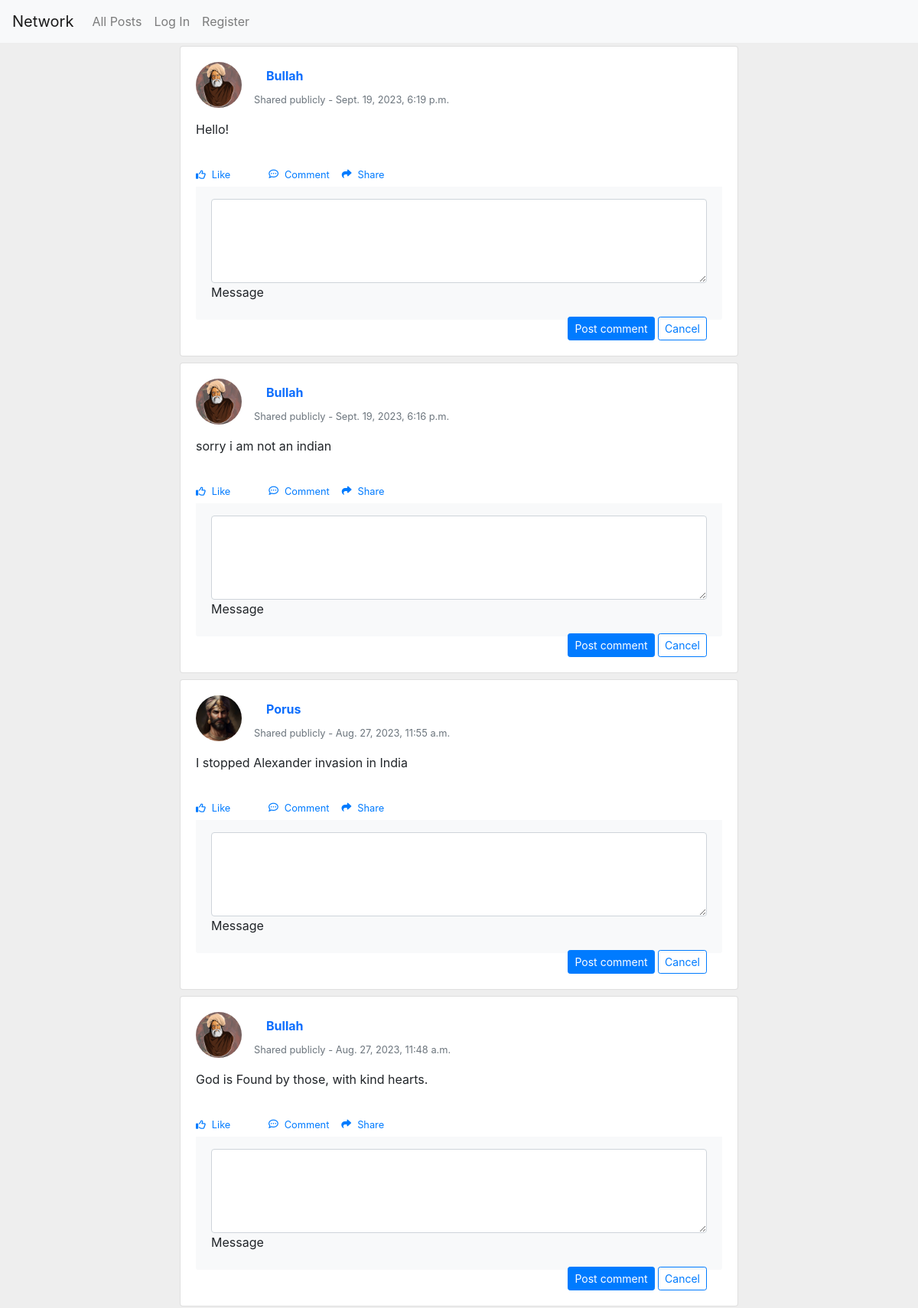
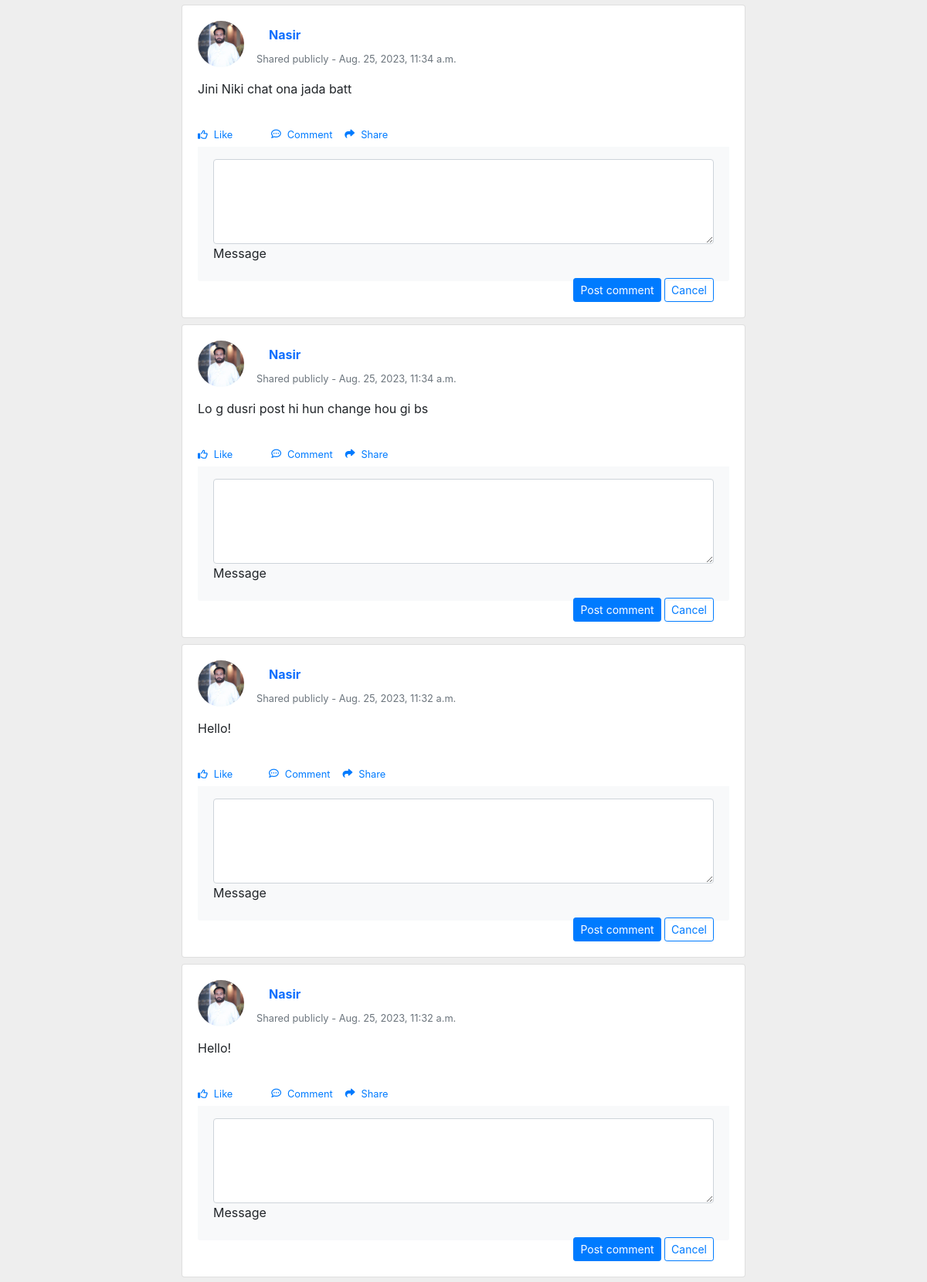
The page / (upper part) on the database its author committed (2 pictures, top to bottom).
### network/models.py (models this page shows, shortened)
class Post(models.Model):
    user = models.ForeignKey(User, on_delete=models.CASCADE, related_name="Creater")
    text = models.TextField()
    created_at = models.DateTimeField(auto_now_add=True)

class User(AbstractUser):
    picture = models.ImageField(upload_to='network/files/profile_pictures/', blank=True, null=True)

### network/views.py (the view)
# urls.py: path("", views.index, name="index"),
def index(request):
    if request.method == "POST":
        user_id = request.POST["user_id"]
        post_text = request.POST["post_text"]
        user = User.objects.get(pk = user_id)
        new_post = Post(
                user = user,
                text = post_text
            )
        new_post.save()
        posts = Post.objects.annotate(num_likes=models.Count('post_liked')).order_by('-created_at').all()
        paginator = Paginator(posts, 10)  # Show 10 contacts per page.
        page_number = request.GET.get("page")
        page_obj = paginator.get_page(page_number)
        like_list = []
        likes = Like.objects.all()
        try:
            for like in likes:
                if like.Liker.id == request.user.id:
                    like_list.append(like.Post_Liked.id)
        except:
            like_list = []
        return render(request, "network/index.html", {'posts' : posts, "page_obj": page_obj, "like_list": like_list})
    else:
        posts = Post.objects.annotate(num_likes=models.Count('post_liked')).order_by('-created_at').all()
        paginator = Paginator(posts, 10)  # Show 2 contacts per page.
        page_number = request.GET.get("page")
        page_obj = paginator.get_page(page_number)
        like_list = []
        likes = Like.objects.all()
        try:
            for like in likes:
                if like.Liker.id == request.user.id:
                    like_list.append(like.Post_Liked.id)
        except:
            like_list = []
        return render(request, "network/index.html", {'posts' : posts, "page_obj": page_obj, "like_list": like_list})

### network/templates/network/index.html (shortened to what this page needs)
{% extends "network/layout.html" %}
{% block body %}
      {% for post in page_obj %}
      <section id = "post_id" style="background-color: #eee;" data-post-id = "{{post.id}}">
        <div class="container py-1">
          <div class="row d-flex justify-content-center">
            <div class="col-md-12 col-lg-10 col-xl-8">
              <div class="card">
                <div class="card-body">
                  <div class="d-flex flex-start align-items-center">
                    <img class="rounded-circle shadow-1-strong me-3"
                      src="{{post.user.picture}}" alt="avatar" width="60"
                      height="60" />
                    <div>
                      <h6 class="fw-bold text-primary mb-1">
                        <a class="nav-link" href="{% url 'profile' post.user.id%}">
                        {{post.user}}
                      </a>
                      </h6>
                      <p class="text-muted small mb-0">
                        Shared publicly - {{post.created_at}}
                      </p>
                    </div>
                  </div>
                  <div id = "pst{{post.id}}">
                    <p class="mt-3 mb-4 pb-2" id = "psttxt{{post.id}}" >
                      {{post.text}}
                    </p>
                  </div>
                  <div id = "opr{{post.id}}">
                  <div class="small d-flex justify-content-start" >
                    {% if post.id in like_list %}
                    <a href="#!" class="d-flex align-items-center me-3" id = "like-button" like-post-id = "{{post.id}}" like-post-user = {{request.user.id}} like-num = "{{ post.num_likes }}">
                      <div id = "icon{{post.id}}"><i class="fas fa-thumbs-up"></i></div>
                      <p class="mb-0">Like</p>
                      <div id = like{{post.id}}>
                      <span id="like-counter" class="like-counter ">{{ post.num_likes }}</span>
                    </div>
                    </a>
                    {% else %}
                    <a href="#!" class="d-flex align-items-center me-3" id = "like-button" like-post-id = "{{post.id}}" like-post-user = {{request.user.id}} like-num = "{{ post.num_likes }}">
                      <div id = "icon{{post.id}}"><i class="far fa-thumbs-up me-2"></i></div>
                      <p class="mb-0">Like</p>
                      <div id = like{{post.id}}>
                    </div>
                    </a>
                    {% endif %}
                    <a href="#!" class="d-flex align-items-center me-3">
                      <i class="far fa-comment-dots me-2"></i>
                      <p class="mb-0">Comment</p>
                    </a>
                    <a href="#!" class="d-flex align-items-center me-3">
                      <i class="fas fa-share me-2"></i>
                      <p class="mb-0">Share</p>
                    </a>
                  </div>
                </div>
                <div class="card-footer py-3 border-0" style="background-color: #f8f9fa;">
                  <div class="d-flex flex-start w-100">
                    <div class="form-outline w-100">
                      <textarea class="form-control" id="textAreaExample" rows="4"
                        style="background: #fff;"></textarea>
                      <label class="form-label" for="textAreaExample">Message</label>
                    </div>
                  </div>
                  <div class="float-end mt-2 pt-1">
                    <button type="button" class="btn btn-primary btn-sm">
                      Post comment
                    </button>
                    <button type="button" class="btn btn-outline-primary btn-sm">
                      Cancel
                    </button>
                  </div>
                </div>
              </div>
            </div>
          </div>
        </div>
      </section>
      {% endfor %}
{% endblock %}

### network/templates/network/layout.html (shortened to what this page needs)
{% load static %}
<!DOCTYPE html>
<html lang="en">
    <head>
        <link href="{% static 'network/styles.css' %}" rel="stylesheet">
        <link rel="stylesheet" href="https://stackpath.bootstrapcdn.com/bootstrap/4.4.1/css/bootstrap.min.css">
        <link href="https://cdn.jsdelivr.net/npm/bootstrap@5.0.2/dist/css/bootstrap.min.css" rel="stylesheet">
        <link rel="stylesheet" href="https://stackpath.bootstrapcdn.com/bootstrap/4.1.1/css/bootstrap.min.css">
    </head>
    <body>
        <nav class="navbar navbar-expand-lg navbar-light bg-light">
            <a class="navbar-brand" href="#">Network</a>
            <div>
              <ul class="navbar-nav mr-auto">
                <li class="nav-item">
                  <a class="nav-link" href="{% url 'index' %}">All Posts</a>
                </li>
                {% if user.is_authenticated %}
                    <li class="nav-item">
                        <a class="nav-link" href="#">Following</a>
                    </li>
                    <li class="nav-item">
                        <a class="nav-link" href="{% url 'logout' %}">Log Out</a>
                    </li>
                {% else %}
                    <li class="nav-item">
                        <a class="nav-link" href="{% url 'login' %}">Log In</a>
                    </li>
                    <li class="nav-item">
                        <a class="nav-link" href="{% url 'register' %}">Register</a>
                    </li>
                {% endif %}
              </ul>
            </div>
          </nav>
        <div class="body">
            {% block body %}
            {% endblock %}
        </div>
    </body>
</html>

### network/static/network/styles.css (style rules this page uses)
body { margin-top:20px; background:#eee; }
.btn:not(:disabled):not(.disabled) { cursor: pointer; }

### rows shown on the page
Post: user.picture (picture), user "Bullah", created_at "Sept. 19, 2023, 6:19 p.m.", text "Hello!"
Post: user.picture (picture), user "Bullah", created_at "Sept. 19, 2023, 6:16 p.m.", text "sorry i am not an indian"
Post: user.picture (picture), user "Porus", created_at "Aug. 27, 2023, 11:55 a.m.", text "I stopped Alexander invasion in India"
Post: user.picture (picture), user "Bullah", created_at "Aug. 27, 2023, 11:48 a.m.", text "God is Found by those, with kind hearts."
Post: user.picture (picture), user "Nasir", created_at "Aug. 25, 2023, 11:34 a.m.", text "Jini Niki chat ona jada batt"
Post: user.picture (picture), user "Nasir", created_at "Aug. 25, 2023, 11:34 a.m.", text "Lo g dusri post hi hun change hou gi bs"
Post: user.picture (picture), user "Nasir", created_at "Aug. 25, 2023, 11:32 a.m.", text "Hello!"
Post: user.picture (picture), user "Nasir", created_at "Aug. 25, 2023, 11:32 a.m.", text "Hello!"
